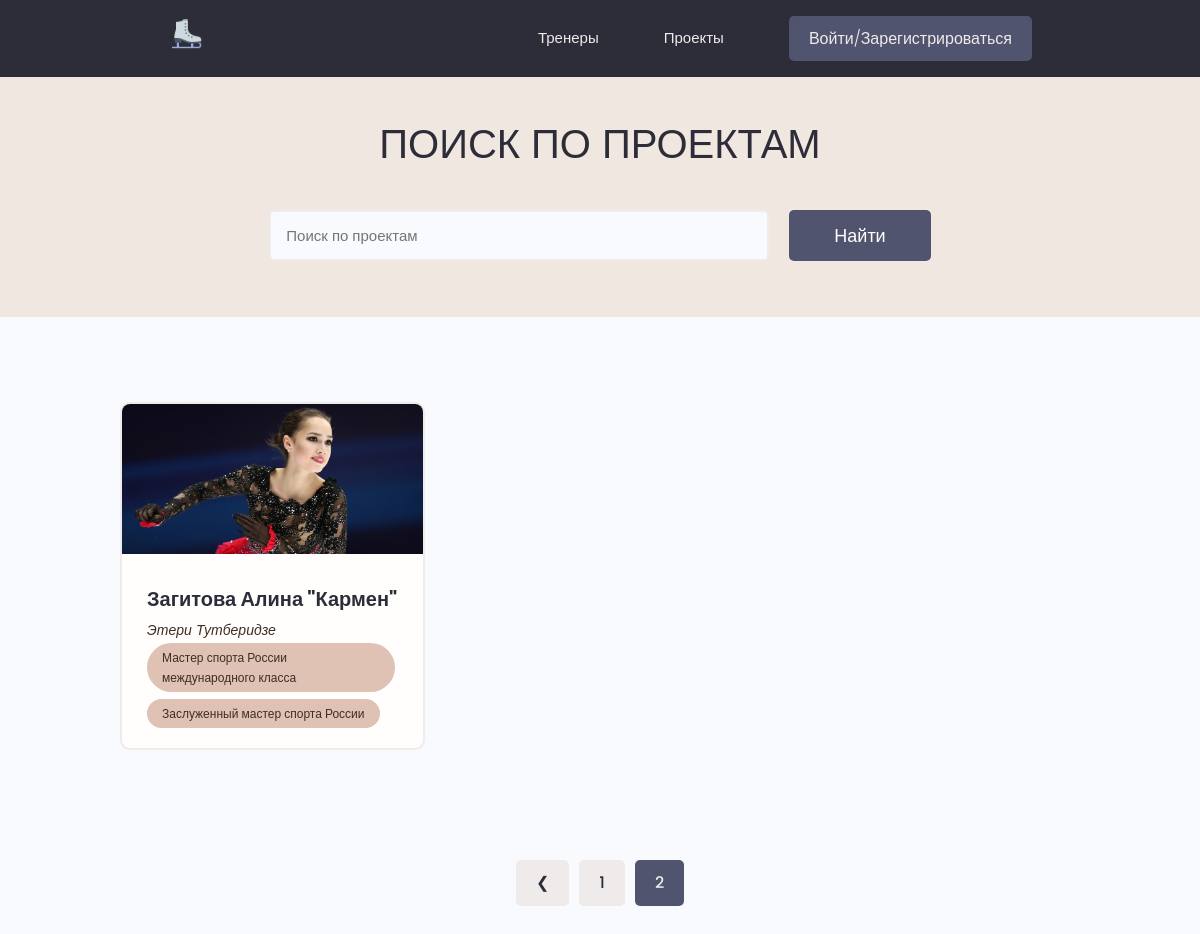
The page /projects/?page=2 on the database as committed earlier.
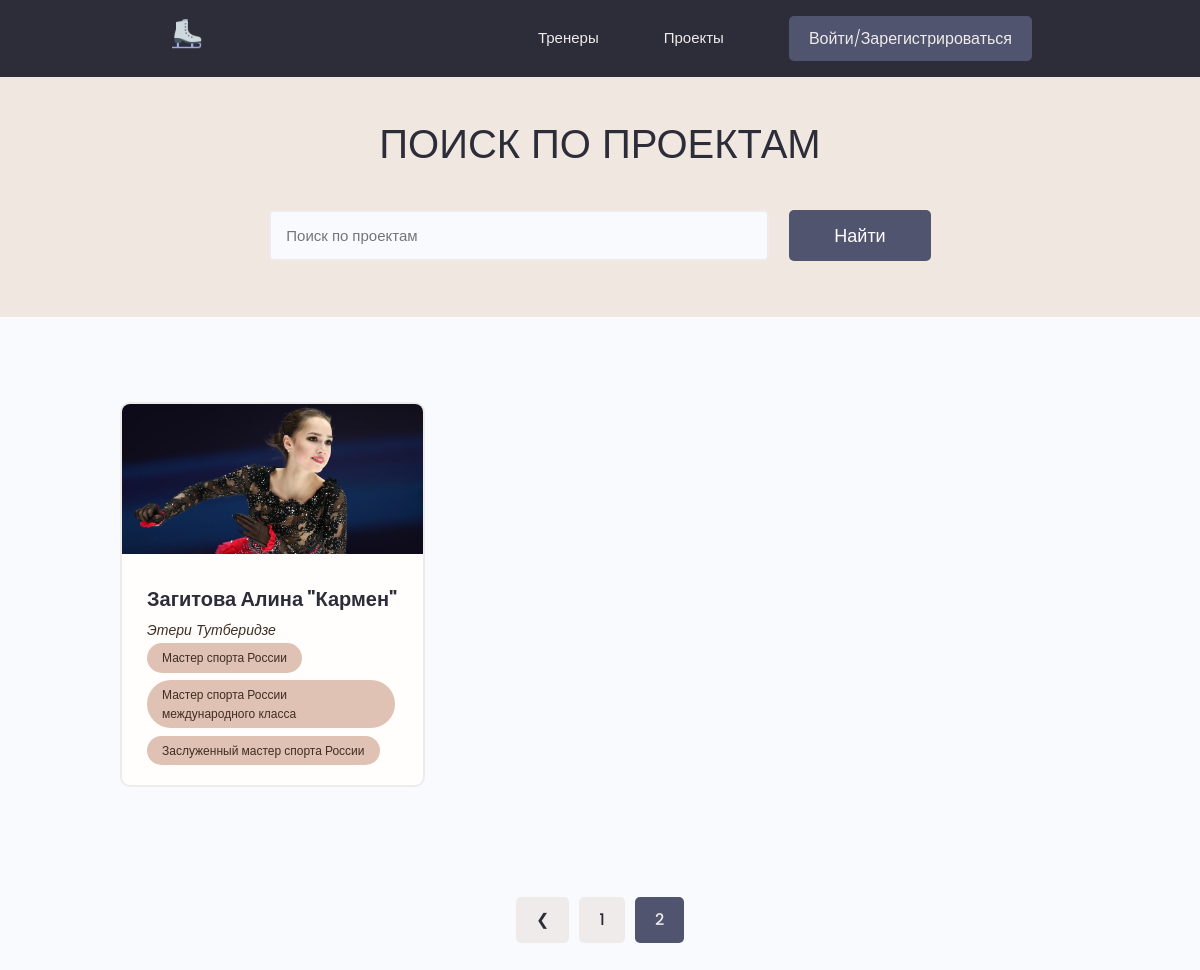
The same page on the database as committed later.
### projects/models.py (models this page shows, shortened)
class Project(models.Model):
    owner = models.ForeignKey(Profile, on_delete=models.SET_NULL, null=True, blank=True)
    title = models.CharField(max_length=200)
    description = models.TextField(null=True, blank=True)
    featured_image = models.ImageField(null=True, blank=True, upload_to="projects/%Y/%m/%d/", default="default.jpg")
    demo_link = models.CharField(max_length=2000, null=True, blank=True)
    source_link = models.CharField(max_length=2000, null=True, blank=True)
    tags = models.ManyToManyField('Tag', blank=True)
    created = models.DateTimeField(auto_now_add=True)

class Tag(models.Model):
    name = models.CharField(max_length=200)
    created = models.DateTimeField(auto_now_add=True)
    def __str__(self):
        return self.name

### users/models.py (models this page shows, shortened)
class Profile(models.Model):
    user = models.OneToOneField(User, on_delete=models.CASCADE, null=True, blank=True)
    name = models.CharField(max_length=200, null=True, blank=True)
    email = models.EmailField(max_length=500, null=True, blank=True)
    username = models.CharField(max_length=200, null=True, blank=True)
    short_info = models.CharField(max_length=200, null=True, blank=True)
    bio = models.TextField(null=True, blank=True)
    profile_image = models.ImageField(null=True, blank=True, upload_to='profiles/', default='profiles/user-default.png')
    social_youtube = models.CharField(max_length=200, null=True, blank=True)
    social_website = models.CharField(max_length=200, null=True, blank=True)
    created = models.DateTimeField(auto_now_add=True)

### projects/views.py (the view)
# urls.py: path("", views.projects, name="projects"),
def projects(request):
    pr, search_query = search_project(request)
    page = request.GET.get('page')
    results = 3
    paginator = Paginator(pr, results)
    try:
        pr = paginator.page(page)
    except PageNotAnInteger:
        page = 1
        pr = paginator.page(page)
    except EmptyPage:
        page = paginator.num_pages
        pr = paginator.page(page)
    left_index = int(page) - 4
    if left_index < 1:
        left_index = 1
    right_index = int(page) + 5
    if right_index > paginator.num_pages:
        right_index = paginator.num_pages + 1
    custom_range = range(left_index, right_index)
    context = {
        'projects': pr,
        'search_query': search_query,
        "paginator": paginator,
        "custom_range": custom_range
    }
    return render(request, "projects/projects.html", context)

### projects/utils.py (called while the page is built)
def search_project(request):
    search_query = ""
    if request.GET.get('search_query'):
        search_query = request.GET.get('search_query')
    tags = Tag.objects.filter(name__icontains=search_query)
    projects = Project.objects.distinct().filter(Q(title__icontains=search_query) |
                                                 Q(description__icontains=search_query) |
                                                 Q(tags__in=tags)
                                                 )
    return projects, search_query

### projects/templates/projects/projects.html (shortened to what this page needs)
{% extends 'projects/base.html' %}
{% block content %}
<main class="projects">
    <section class="hero-section text-center">
        <div class="container container--narrow">
            <div class="hero-section__box">
                <h2>Поиск по проектам</h2>
            </div>
            <div class="hero-section__search">
                <form class="form" action="{% url 'projects' %}" method="get">
                    <div class="form__field">
                        <input class="input input--text" id="formInput#search" type="text" name="search_query"
                               value="{{ search_query }}"
                               placeholder="Поиск по проектам"/>
                    </div>
                    <input class="btn btn--sub btn--lg" type="submit" value="Найти"/>
                </form>
            </div>
        </div>
    </section>
    <section class="projectsList">
        <div class="container">
            <div class="grid grid--three">
                {% for project in projects %}
                <div class="column">
                    <div class="card project">
                        <a href="{% url 'project' project.id %}" class="project">
                            <img class="project__thumbnail" src="{{ project.featured_image.url }}"
                                 alt="project thumbnail"/>
                            <div class="card__body">
                                <h3 class="project__title">{{ project.title }}</h3>
                                <p><a class="project__author" href="{% url 'user_profile' project.owner.id %}">
                                    {{ project.owner.name }}</a></p>
                                <div class="project__tags">
                                    {% for tag in project.tags.all %}
                                    <span class="tag tag--pill tag--main">
                                        <small>{{ tag }}</small>
                                    </span>
                                    {% endfor %}
                                </div>
                            </div>
                        </a>
                    </div>
                </div>
                {% endfor %}
            </div>
        </div>
    </section>
    {% if projects.has_other_pages %}
    <div class="pagination">
        <ul class="container">
            {% if projects.has_previous %}
            <li><a href="?page={{ projects.previous_page_number }}" class="btn page-link">&#10094;</a></li>
            {% endif %}
            {% for page in custom_range %}
            {% if page == projects.number %}
            <li><a href="?page={{page}}" class="btn page-link btn--sub">{{ page }}</a></li>
            {% else %}
            <li><a href="?page={{page}}" class="btn page-link">{{ page }}</a></li>
            {% endif %}
            {% endfor %}
        </ul>
    </div>
    {% endif %}
</main>
{% endblock %}

Rows that differ between the two databases and show on the page:
added Tag: name "Мастер спорта России"
